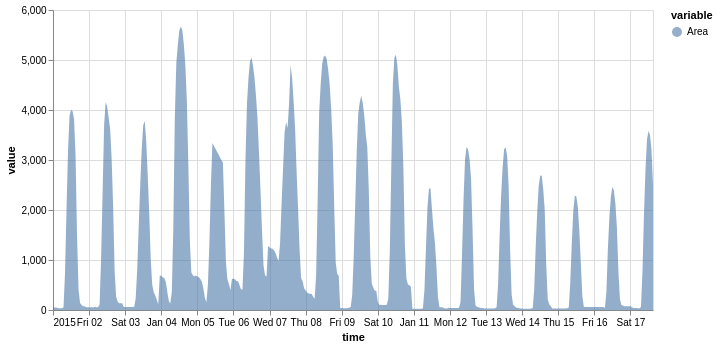

Notebook source saved alongside this figure:
### Markdown cell above
With a single time series

### Code cell
on.Plot(ts_uni.head(400))\
    .add(on.marks.area)\
    .properties(width=600)\
    .show()

### Figure 1 — Vega specification as saved in the notebook (floating-point values rounded to 4 significant figures; data arrays with more than 128 entries replaced by an {"elided": "..."} marker saying what was removed)
{"$schema": "https://vega.github.io/schema/vega/v5.json", "data": [{"name": "source_0", "values": {"elided": "400 records"}, "transform": [{"type": "formula", "expr": "toDate(datum['time'])", "as": "time"}]}, {"name": "source_0_color_domain_area", "values": [{"area": "Area"}]}], "marks": [{"type": "group", "name": "layer_0_pathgroup", "from": {"facet": {"data": "source_0", "name": "faceted_path_layer_0_main", "groupby": ["area"]}}, "encode": {"update": {"width": {"field": {"signal": null, "datum": null, "group": "width", "parent": null}}, "height": {"field": {"signal": null, "datum": null, "group": "height", "parent": null}}}}, "marks": [{"type": "area", "name": "layer_0_marks", "from": {"data": "faceted_path_layer_0_main"}, "sort": {"field": "x"}, "encode": {"update": {"orient": {"value": "vertical"}, "defined": {"signal": "isValid(datum[\"time\"]) && isFinite(+datum[\"time\"]) && isValid(datum[\"value\"]) && isFinite(+datum[\"value\"])"}, "y2": {"field": "value_start", "scale": "y"}, "x": {"field": "time", "scale": "x"}, "opacity": {"value": 0.6}, "fill": {"field": "area", "scale": "color"}, "y": {"field": "value_end", "scale": "y"}}}, "style": ["area"]}]}], "scales": [{"name": "x", "type": "time", "domain": {"data": "source_0", "field": "time"}, "range": [0, {"signal": "width"}]}, {"name": "y", "type": "linear", "domain": {"data": "source_0", "fields": ["value_start", "value_end"]}, "range": [{"signal": "height"}, 0], "nice": true, "zero": true}, {"name": "color", "type": "ordinal", "domain": {"data": "source_0_color_domain_area", "field": "area", "sort": true}, "range": "category"}], "axes": [{"scale": "x", "zindex": 0, "ticks": false, "aria": false, "gridScale": "y", "maxExtent": 0, "domain": false, "labels": false, "tickCount": {"signal": "ceil(width/40)"}, "orient": "bottom", "grid": true, "minExtent": 0}, {"scale": "y", "tickCount": {"signal": "ceil(height/40)"}, "aria": false, "domain": false, "minExtent": 0, "ticks": false, "grid": true, "orient": "left", "zindex": 0, "maxExtent": 0, "gridScale": "x", "labels": false}, {"scale": "x", "labelFlush": true, "tickCount": {"signal": "ceil(width/40)"}, "grid": false, "zindex": 0, "title": "time", "labelOverlap": true, "orient": "bottom"}, {"scale": "y", "zindex": 0, "grid": false, "title": "value", "tickCount": {"signal": "ceil(height/40)"}, "labelOverlap": true, "orient": "left"}], "width": 600, "height": 300, "style": "cell", "padding": 5, "background": "white", "legends": [{"title": "variable", "fill": "color", "symbolType": "circle", "encode": {"symbols": {"update": {"opacity": {"value": 0.6}}}}}]}
